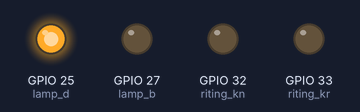
This sketch was run on a simulated ESP32. On the bench: output pins drawn as LEDs (lit = HIGH).

Above: at 1.5 s.
At 4.5 s:
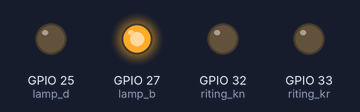
At 6.5 s:
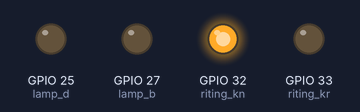
At 8.7 s:
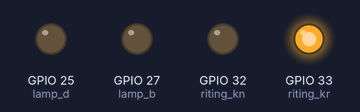
At 10.2 s:
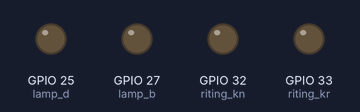
Timing chart, 0 to 13.7 s (numbered marks = the images above):
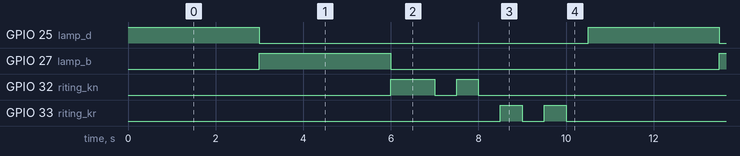

The sketch:

tes_lampu_rc.ino
```cpp
#define lamp_d 25
#define lamp_b 27
#define riting_kn 32
#define riting_kr 33

void setup() {
  // put your setup code here, to run once:
  Serial.begin(115200);
  pinMode(lamp_d,OUTPUT);
  pinMode(lamp_b,OUTPUT);
  pinMode(riting_kn,OUTPUT);
  pinMode(riting_kr,OUTPUT);

}

void loop() {
  // put your main code here, to run repeatedly:
  digitalWrite(lamp_d, HIGH);
  delay(3000);
  digitalWrite(lamp_d, LOW);
  digitalWrite(lamp_b, HIGH);
  delay(3000);
  digitalWrite(lamp_b, LOW);
  digitalWrite(riting_kn, HIGH);
  delay(1000);
  digitalWrite(riting_kn, LOW);
  delay(500);
  digitalWrite(riting_kn, HIGH);
  delay(500);
  digitalWrite(riting_kn, LOW);
  delay(500);
  digitalWrite(riting_kr, HIGH);
  delay(500);
  digitalWrite(riting_kr, LOW);
  delay(500);
  digitalWrite(riting_kr, HIGH);
  delay(500);
  digitalWrite(riting_kr, LOW);
  delay(500);

}
```

Measured:
- by itself, GPIO 25 (lamp_d), GPIO 27 (lamp_b): alternates HIGH for 3.0 s and LOW for 7.5 s
- by itself, GPIO 32 (riting_kn): repeats every 10.5 s: LOW 0.50 s, HIGH 0.50 s, LOW 8.5 s, HIGH 1.0 s
- by itself, GPIO 33 (riting_kr): repeats every 10.5 s: LOW 0.50 s, HIGH 0.50 s, LOW 9.0 s, HIGH 0.50 s
